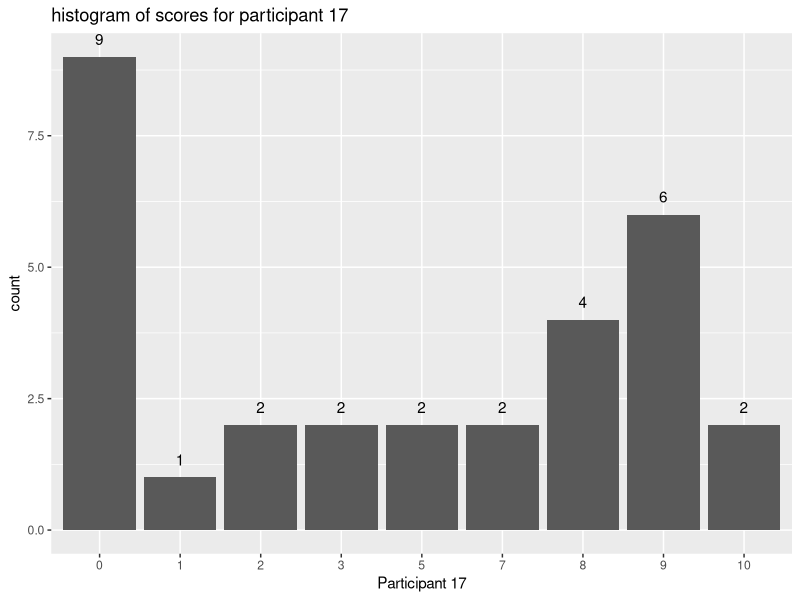

Generate this figure with R:
#Experimentation in Psychology and Linguistics assignment 1 part 2
library(ggplot2)
library(tidyverse)

#Read our results from assignment 1
df <- read.csv("results.csv", header= TRUE)
df <- df[23:60,]
rownames(df) <- NULL

#Count the amount of responses per score
response <- t(df[,5:34]) %>% as.data.frame()

#plot histogram plots for each participant
ggplot(data=response, aes(x=factor(response$V17))) + 
  geom_bar(stat = "count") + labs(title="histogram of scores for participant 17") + geom_text(stat='count',aes(label=..count..),vjust=-1) +
  xlab("Participant 17")

#Create a correlation matrix for every participant
cor_matrix <- round(cor(t(df[,5:34])),3)
cor_matrix <- as.data.frame(cor_matrix) 
cor_matrix[upper.tri(cor_matrix)] <- NA

#Calculate the total average mean of every word pair
total_score <- colSums(df[,5:34])/nrow(df)

#Seperate similar and dissimilar word pairs
score_df <- df[,5:34]
sim_index <- c(2,5,6,8,9,10,16,18,19,20,22,23,26,29,30)
similar_words <- score_df[,sim_index]
dissimalar_words <- score_df[,-(sim_index)]

#Bekijk correlatie/scores tussen groepen alpha, beta en gamma?
#Bekijk correlatie/scores tussen wo, hbo en work?
#Bekijk algemeen wat de gemiddelde scores zijn?
#Gebruik t.test om te kijken of er daadwerkelijk verschil is. 